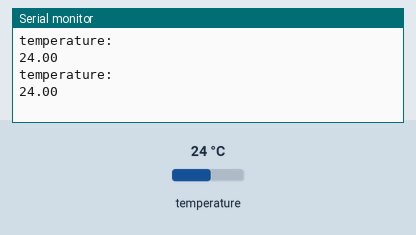
Simulated run of this sketch. Board: Arduino Uno, built with avr-gcc and run on an emulated ATmega328P. On the bench: the last lines printed to the serial monitor. The inputs (shaded band) are chosen by the test bench; at power-on: temperature 24 °C.

Above: at 2.3 s.
2.4 s: temperature set to 12 °C
At 3.7 s:
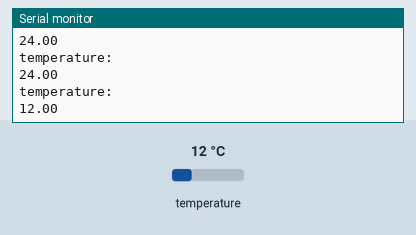
3.9 s: temperature set to 19 °C
At 3.9 s:
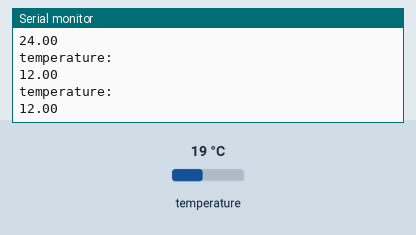
Timing chart, 0 to 6.9 s (numbered marks = the images above; inputs shaded):
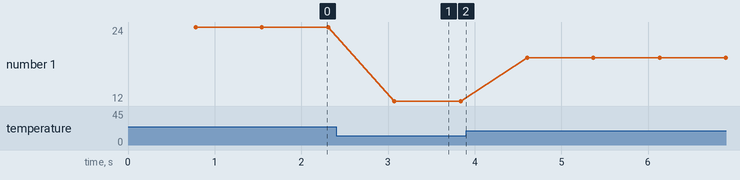

Measured:
- after the input at 2.4 s, the serial monitor: prints a new line after 0.67 s (image 1)
- plotted number 1: 24 → 12 after the input at 2.4 s, 12 → 19 after the input at 3.9 s

The sketch:

Temperatuur.ino
```cpp
#include <OneWire.h>
#include <DallasTemperature.h>

#define ONE_WIRE_BUS 9 // Define the pin for the OneWire data

OneWire oneWire(ONE_WIRE_BUS); // Create a OneWire object
DallasTemperature sensors(&oneWire); // Create a DallasTemperature object

void setup() {
  Serial.begin(115200); // Initialize the serial communication
  sensors.begin(); // Initialize the DallasTemperature library
}

void loop() {
  sensors.requestTemperatures(); // Request temperature measurements from the sensor
  float temperature = sensors.getTempCByIndex(0); // Get the temperature measurement in Celsius
  //Serial.print("Temperature: "); // Print the temperature to the Serial Monitor
  Serial.println("temperature:");
  Serial.println(temperature);
  //Serial.println(" °C");

  //delay(500); // Wait for 1 second
}
```
